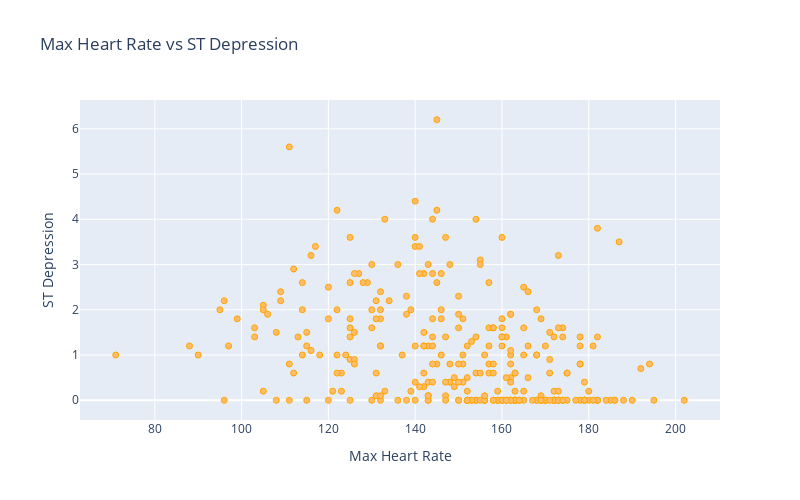

The code cell stored with this chart in its notebook:
### Code cell
import plotly.express as px

# Assuming 'thalach' is 'Max Heart Rate' and 'oldpeak' is 'ST Depression'
fig = px.scatter(heart_data, x='thalachh', y='oldpeak', 
                 title='Max Heart Rate vs ST Depression',
                 labels={'thalachh': 'Max Heart Rate', 'oldpeak': 'ST Depression'},
                 color_discrete_sequence=['#ffbd69'], 
                 opacity=1,
                 size_max=40,
                 width=800, height=500)

fig.update_traces(marker=dict(line=dict(color='orange', width=1)))

fig.show()

### Figure 1 — Plotly figure (JSON) as saved in the notebook; plotly's stock layout.template omitted (floating-point values rounded to 4 significant figures; data arrays with more than 128 entries replaced by an {"elided": "..."} marker saying what was removed)
{"data": [{"hovertemplate": "Max Heart Rate=%{x}<br>ST Depression=%{y}<extra></extra>", "legendgroup": "", "marker": {"color": "#ffbd69", "line": {"color": "orange", "width": 1}, "opacity": 1, "symbol": "circle"}, "mode": "markers", "name": "", "orientation": "v", "showlegend": false, "type": "scatter", "x": {"elided": "302 int values"}, "xaxis": "x", "y": {"elided": "302 float values"}, "yaxis": "y"}], "layout": {"height": 500, "legend": {"tracegroupgap": 0}, "title": {"text": "Max Heart Rate vs ST Depression"}, "width": 800, "xaxis": {"anchor": "y", "domain": [0, 1], "title": {"text": "Max Heart Rate"}}, "yaxis": {"anchor": "x", "domain": [0, 1], "title": {"text": "ST Depression"}}}}
